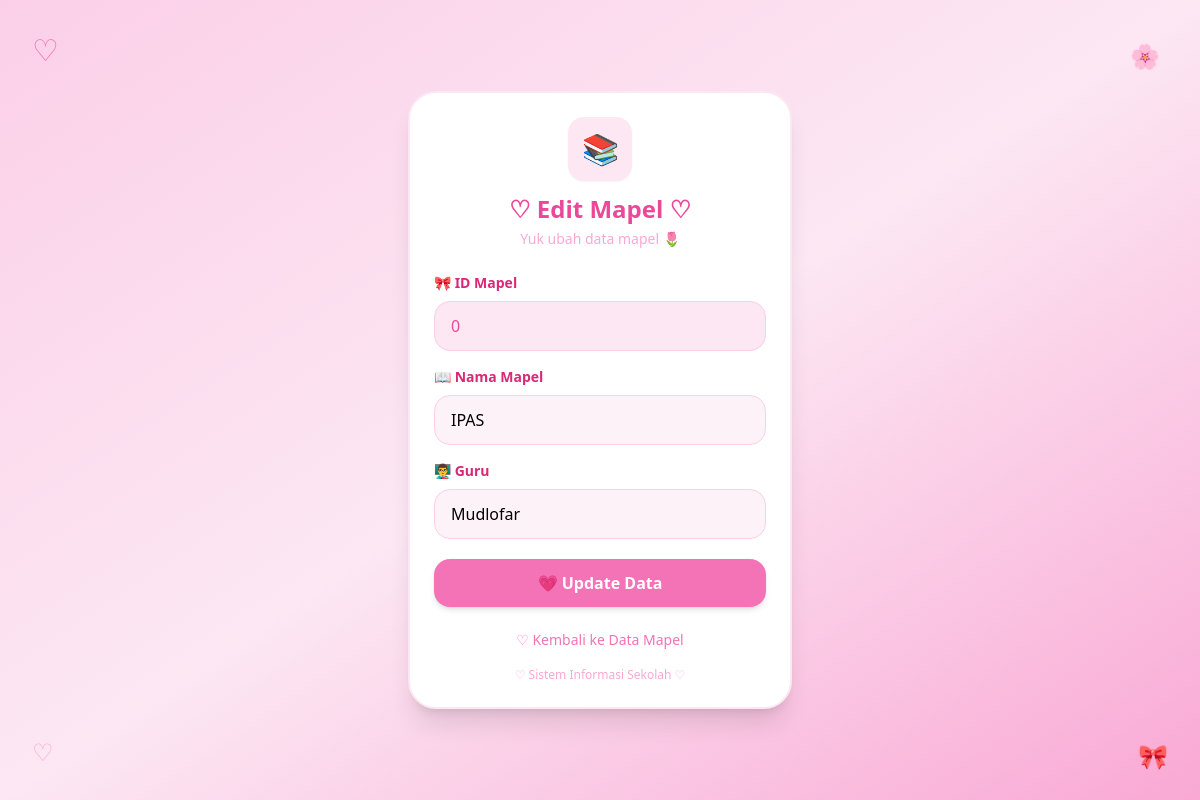
The page /mapel/edit.php on the database its author committed.
### tables this page shows
CREATE TABLE `mapel` (
  `id_mapel` int(8) NOT NULL,
  `nama_mapel` varchar(50) NOT NULL,
  `guru` varchar(50) NOT NULL
);

### mapel/edit.php (the view, shortened to what this page needs)
<?php
include "../koneksi.php";
$id_mapel = $_GET['id_mapel'];
$query = mysqli_query(
    $koneksi,
    "SELECT * FROM mapel WHERE id_mapel='$id_mapel'"
);
$data = mysqli_fetch_assoc($query);
?>
<!DOCTYPE html>
<html lang="id">
<head>
    <script src="https://cdn.tailwindcss.com"></script>
</head>
<body class="min-h-screen bg-gradient-to-br from-pink-200 via-pink-100 to-pink-300">
    <div class="float fixed top-8 left-8 text-pink-400 text-3xl">
        ♡
    </div>
    <div class="sparkle fixed top-10 right-10 text-pink-300 text-2xl">
        🌸
    </div>
    <div class="sparkle fixed bottom-8 left-8 text-pink-300 text-2xl">
        ♡
    </div>
    <div class="float fixed bottom-7 right-8 text-pink-400 text-2xl">
        🎀
    </div>
    <div class="min-h-screen flex items-center justify-center px-5 py-8">
        <div class="w-full max-w-sm">
            <div class="bg-white rounded-[28px] shadow-xl p-6 border-2 border-pink-100">
                <div class="text-center mb-6">
                    <div class="float w-16 h-16 mx-auto mb-3 rounded-2xl bg-pink-100 flex items-center justify-center shadow-sm">
                        <span class="text-3xl">
                            📚
                        </span>
                    </div>
                    <h1 class="text-2xl font-bold text-pink-500">
                        ♡ Edit Mapel ♡
                    </h1>
                    <p class="text-pink-300 text-sm mt-1">
                        Yuk ubah data mapel 🌷
                    </p>
                </div>
                <form action="update.php" method="POST">
                    <div class="mb-4">
                        <label class="block text-pink-600 font-semibold text-sm mb-2">
                            🎀 ID Mapel
                        </label>
                        <input
                            type="text"
                            name="id_mapel"
                            value="<?= $data['id_mapel']; ?>"
                            readonly
                            class="w-full px-4 py-3 bg-pink-100 border border-pink-200 rounded-2xl outline-none text-pink-500"
                        >
                    </div>
                    <div class="mb-4">
                        <label class="block text-pink-600 font-semibold text-sm mb-2">
                            📖 Nama Mapel
                        </label>
                        <input
                            type="text"
                            name="nama_mapel"
                            value="<?= $data['nama_mapel']; ?>"
                            required
                            oninvalid="this.setCustomValidity('Nama mapel harus diisi')"
                            oninput="this.setCustomValidity('')"
                            class="w-full px-4 py-3 bg-pink-50 border border-pink-200 rounded-2xl outline-none focus:ring-2 focus:ring-pink-300 focus:border-pink-300 transition"
                        >
                    </div>
                    <div class="mb-5">
                        <label class="block text-pink-600 font-semibold text-sm mb-2">
                            👨‍🏫 Guru
                        </label>
                        <input
                            type="text"
                            name="guru"
                            value="<?= $data['guru']; ?>"
                            required
                            oninvalid="this.setCustomValidity('Nama guru harus diisi')"
                            oninput="this.setCustomValidity('')"
                            class="w-full px-4 py-3 bg-pink-50 border border-pink-200 rounded-2xl outline-none focus:ring-2 focus:ring-pink-300 focus:border-pink-300 transition"
                        >
                    </div>
                    <button
                        type="submit"
                        class="w-full py-3 bg-pink-400 hover:bg-pink-500 text-white font-bold rounded-2xl shadow-md hover:shadow-lg hover:scale-[1.02] transition duration-300"
                    >
                        💗 Update Data
                    </button>
                </form>
                <div class="text-center mt-5">
                    <a
                        href="index.php"
                        class="text-pink-400 hover:text-pink-600 text-sm font-medium transition"
                    >
                        ♡ Kembali ke Data Mapel
                    </a>
                </div>
                <div class="text-center mt-4">
                    <p class="text-xs text-pink-300">
                        ♡ Sistem Informasi Sekolah ♡
                    </p>
                </div>
            </div>
        </div>
    </div>
</body>
</html>

### mapel/edit.php (style rules this page uses)
.float { animation: float 3s ease-in-out infinite; }
.sparkle { animation: sparkle 2.5s ease-in-out infinite; }

### rows shown on the page
mapel: id_mapel "0", nama_mapel "IPAS", guru "Mudlofar"
